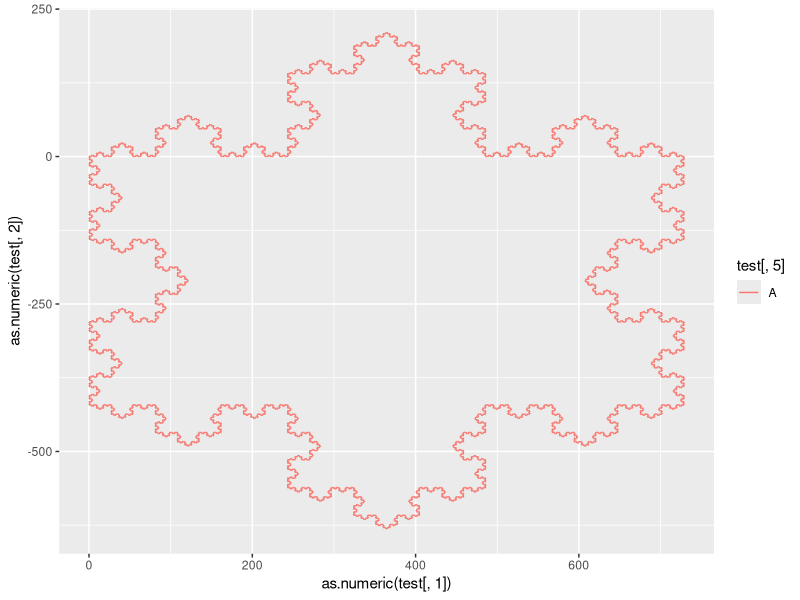
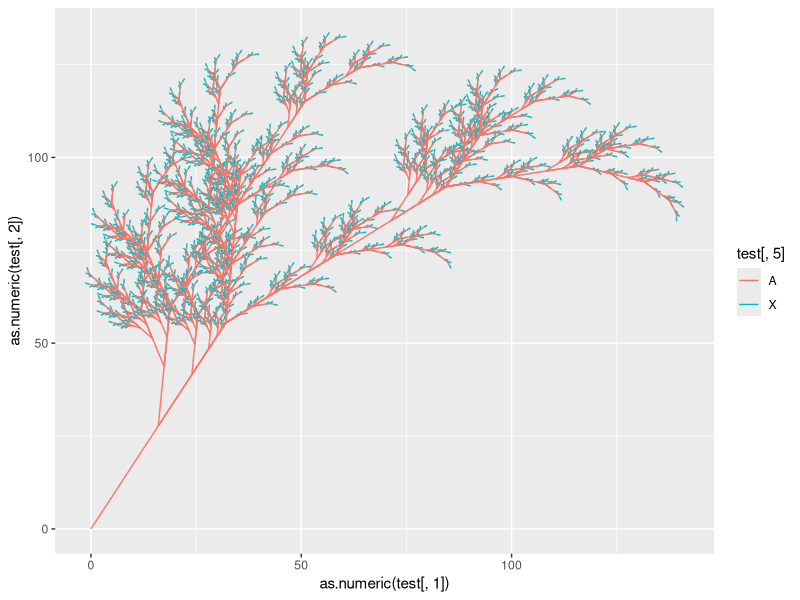
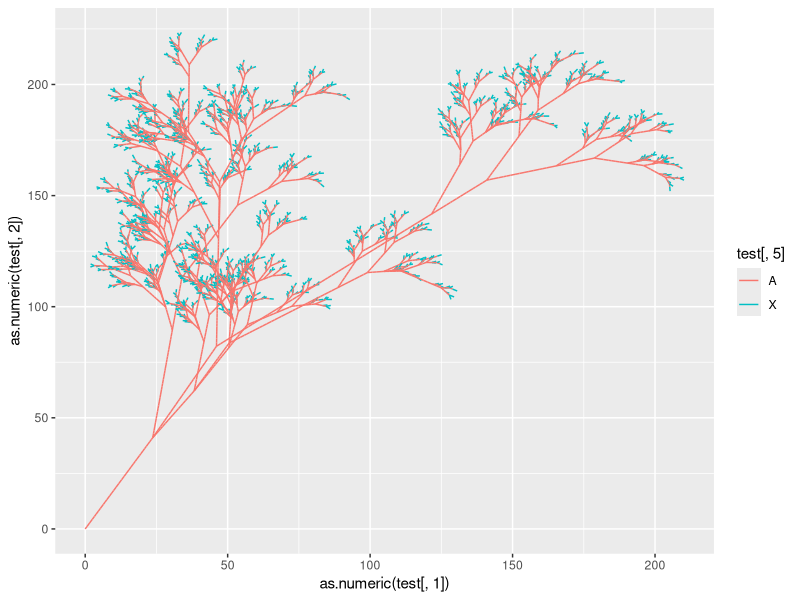
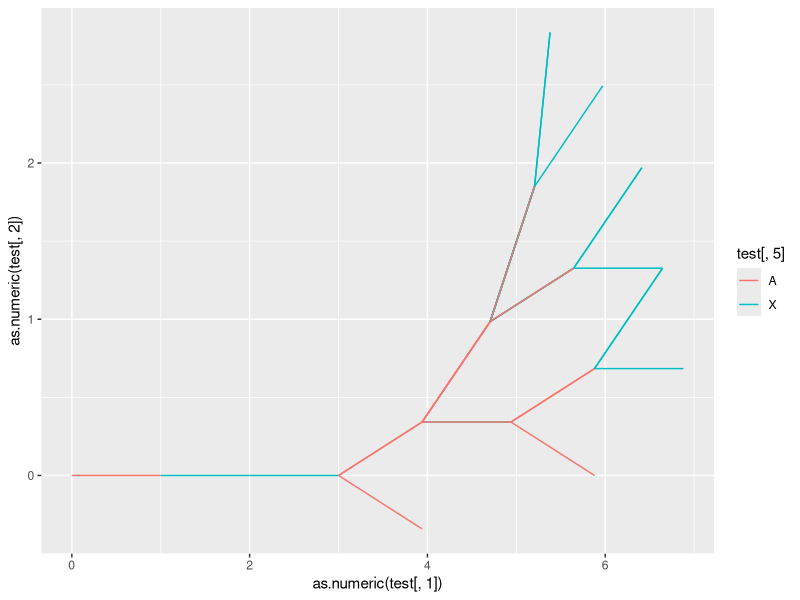
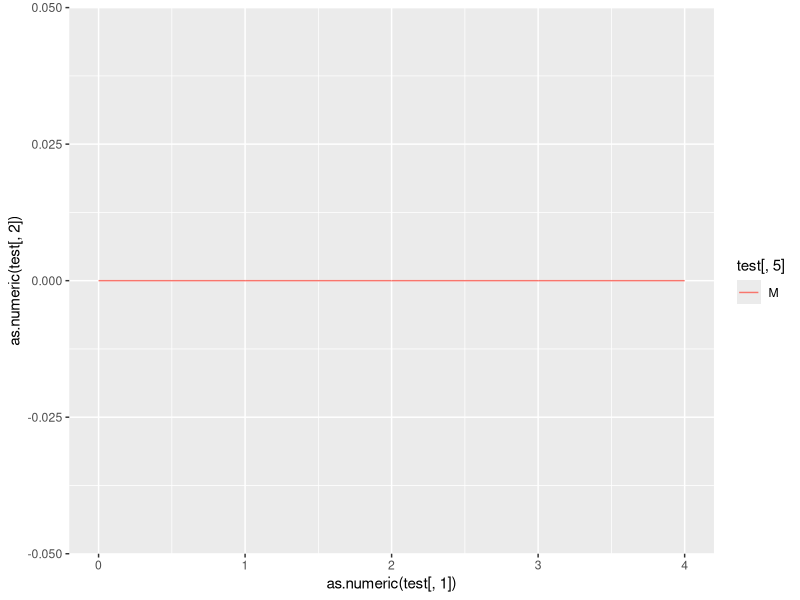
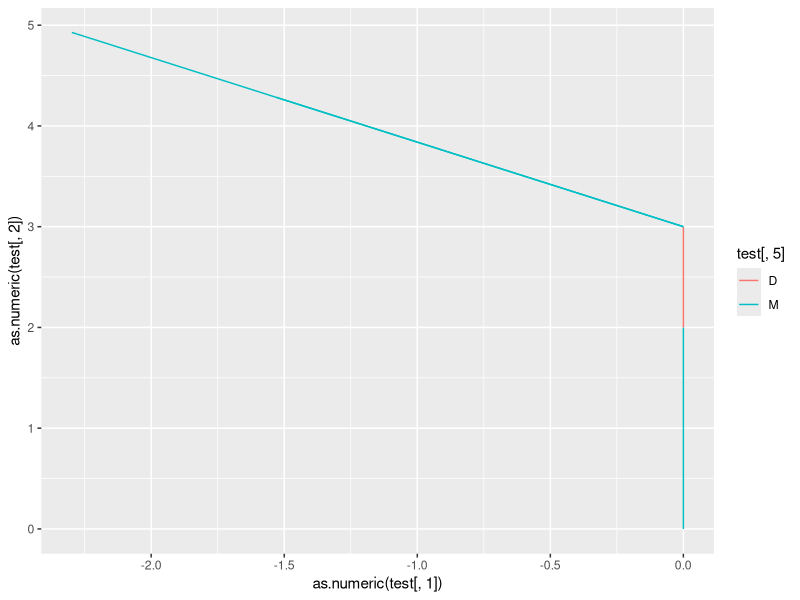
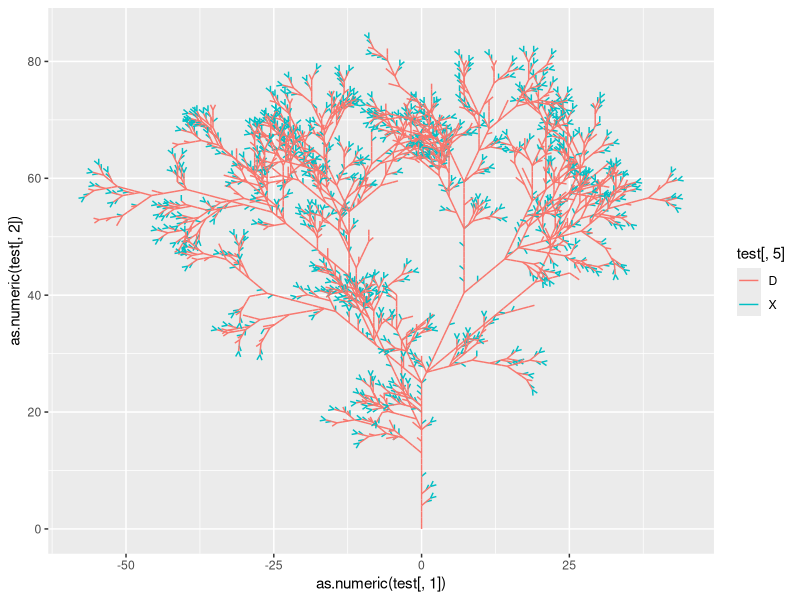
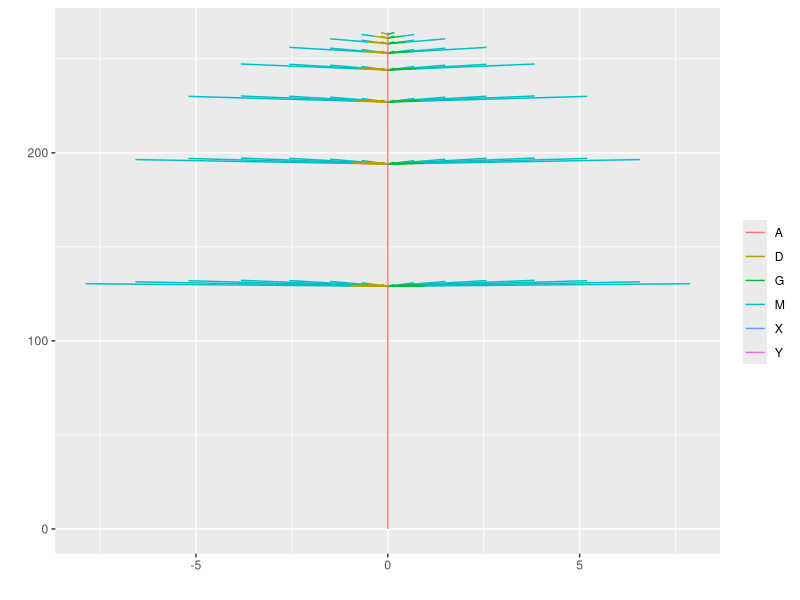

These charts were generated, in order, by the following R code: (Note: this script raises an error after producing the figures.)
readWord=function(mot,alpha=pi/2,delta=1,alphabet=c("X","A"),alpha0=0){
  dirt=alpha0
  dirc=alpha0
  mots=strsplit(mot,split = "")[[1]]
  xc=c(0,0)
  xt=c(0,0)
  segm=matrix(c(xc,xc,mots[1]),ncol=5)
  colnames(segm)=c("x0","y0","x1","y1","lettre")
  for(i in mots){
    if(i=="["){
      #print("store")
      # xc=xt
      # dirc=dirt
      xc=c(xt,xc)
      dirc=c(dirt,dirc)
      
    }  #aussi conserver l'angle
    if(i=="]"){
      #print("restore")
      # xt=xc
      # dirt=dirc
      xt=xc[1:2]
      xc=xc[-c(1:2)]
      dirt=dirc[1]
      dirc=dirc[-1]
    } 
    if(i=="+") dirt=dirt+alpha
    if(i=="-") dirt=dirt-alpha
    if(i %in%alphabet){
      xtt=xt+delta*c(cos(dirt),sin(dirt))
      segm=rbind(segm,c(xt,xtt,i))
      xt=xtt
    } 
    
  }
  return(segm)
}

# mot="aiuzei(0.2)e(1.2)jfi"
# ss=strsplit(s,split = )
# 
# 
# readWordParam=function(mot,alpha=pi/2,delta=1,alphabet=c("X","A"),alpha0=0){
#   mmot=""
#   deltac=delta
#   dirt=alpha0
#   dirc=alpha0
#   mots=strsplit(mot,split = "")[[1]]
#   if("("%in%mots){
#     debp=which(mots=="(")
#     finp=which(mots==")")
#     substr(mot,debp,finp)
#     cdelta=as.numeric(sapply(1:length(debp), function(ii) substr(mot,debp[ii]+1,finp[ii]-1)))
#     #print(cdelta)
#   }
# 
#   xc=c(0,0)
#   xt=c(0,0)
#   segm=matrix(c(xc,xc,mots[1]),ncol=5)
#   colnames(segm)=c("x0","y0","x1","y1","lettre")
#   for(i in mots){
#     if(i=="("){
#       deltac=cdelta[1]
#       cdelta=cdelta[-1]
#     } 
#     
#     if(i=="["){
#       #print("store")
#       # xc=xt
#       # dirc=dirt
#       xc=c(xt,xc)
#       dirc=c(dirt,dirc)
#       
#     }  #aussi conserver l'angle
#     if(i=="]"){
#       #print("restore")
#       # xt=xc
#       # dirt=dirc
#       xt=xc[1:2]
#       xc=xc[-c(1:2)]
#       dirt=dirc[1]
#       dirc=dirc[-1]
#     } 
#     if(i=="+") dirt=dirt+alpha
#     if(i=="-") dirt=dirt-alpha
#     if(i %in%alphabet){
#       #print(mmot)
#       #print(xt)
#       xtt=xt+deltac*c(cos(dirt),sin(dirt))
#       #print(xtt)
#       segm=rbind(segm,c(xt,xtt,i))
#       xt=xtt
#       if(mmot==")") deltac=delta
#     } 
#     mmot=i
#     
#   }
#   return(segm)
# }


readWordRandom=function(mot,alpha=c(pi/2,pi),delta=c(1,2),alphabet=c("X","A"),alpha0=0){
  dirt=alpha0
  dirc=alpha0
  mots=strsplit(mot,split = "")[[1]]
  xc=c(0,0)
  xt=c(0,0)
  segm=matrix(c(xc,xc,mots[1]),ncol=5)
  colnames(segm)=c("x0","y0","x1","y1","lettre")
  for(i in mots){
    if(i=="["){
      #print("store")
      # xc=xt
      # dirc=dirt
      xc=c(xt,xc)
      dirc=c(dirt,dirc)
      
    }  #aussi conserver l'angle
    if(i=="]"){
      #print("restore")
      # xt=xc
      # dirt=dirc
      xt=xc[1:2]
      xc=xc[-c(1:2)]
      dirt=dirc[1]
      dirc=dirc[-1]
    } 
    if(i=="+") dirt=dirt+runif(1,alpha[1],alpha[2])
    if(i=="-") dirt=dirt-runif(1,alpha[1],alpha[2])
    if(i %in%alphabet){
      xtt=xt+runif(1,delta[1],delta[2])*c(cos(dirt),sin(dirt))
      segm=rbind(segm,c(xt,xtt,i))
      xt=xtt
    } 
    
  }
  return(segm)
}


generateWord=function(w0,alphabet=c("X","A"),regle=list(X="X",A="A"),n=1){
  word=w0
  for(i in 1:n){
    ws=strsplit(word,split = "")[[1]]
    wt=""
    for(s in ws){
      if(s %in%alphabet){ wt=paste0(wt,regle[[s]])}
      else wt=paste0(wt,s)
      
    }
    word=wt
  }
  return(word)
}

# generateWordParam=function(w0,alphabet=c("X","A"),regle=list(X="X",A="A"),n=1){
#   word=w0
#   for(i in 1:n){
#     ws=strsplit(word,split = "")[[1]]
#     wt=""
#     for(s in ws){
#       if(s %in%alphabet){ wt=paste0(wt,regle[[s]])}
#       else wt=paste0(wt,s)
#       
#     }
#     word=wt
#   }
#   return(word)
# }

generateWordRandom=function(w0,alphabet=c("X","A"),regle=list(X=c(X=0.8,A=0.2),A=c(A=0.8,X=0.2)),n=1){
  word=w0
  for(i in 1:n){
    ws=strsplit(word,split = "")[[1]]
    wt=""
    for(s in ws){
      if(s %in%alphabet){
        prob=regle[[s]]
        motif=names(regle[[s]])
        
        wt=paste0(wt,sample(motif,1,prob=prob))}
      else wt=paste0(wt,s)
      
    }
    word=wt
  }
  return(word)
}

#test=readWord("A--A--A",alpha = pi/3,alphabet = "A")

library(ggplot2)
#ggplot()+geom_segment(aes(x=as.numeric(test[,1]),y=as.numeric(test[,2]),xend=as.numeric(test[,3]),yend=as.numeric(test[,4]),col=test[,5]))


#Koch=generateWord("A",alphabet = "A",regle = list(A="A+A-A-A+A"),n=6)
#test=readWord(Koch,alphabet = "A")

Koch=generateWord("A--A--A",alphabet = "A",regle = list(A="A+A--A+A"),n=6)
test=readWord(Koch,alphabet = "A",alpha=pi/3)

ggplot()+geom_segment(aes(x=as.numeric(test[,1]),y=as.numeric(test[,2]),xend=as.numeric(test[,3]),yend=as.numeric(test[,4]),col=test[,5]))


plante=generateWord("X",regle=list(X="A[+X]A[-X]+X",A="AA"),n=6)
test=readWord(plante,20*pi/180,alphabet = c("A","X"))

plante=generateWord("X",regle=list(X="A+[[X]-X]-A[-AX]+X",A="AA"),n=6)
test=readWord(plante,25*pi/180,alphabet = c("A","X"),alpha0 = pi/3)
#test=readWordRandom(plante,c(20,30)*pi/180,alphabet = c("A","X"),alpha0 = pi/3)
ggplot()+geom_segment(aes(x=as.numeric(test[,1]),y=as.numeric(test[,2]),xend=as.numeric(test[,3]),yend=as.numeric(test[,4]),col=test[,5]))


plante=generateWordRandom("X",regle=list(X=c("AA[+X]A[-X]+X"=0.5,"A+[[X]-X]-A[-AX]+X"=0.5),A=c("AA"=1)),n=6)
test=readWordRandom(plante,c(20,30)*pi/180,alphabet = c("A","X"),alpha0 = pi/3)
ggplot()+geom_segment(aes(x=as.numeric(test[,1]),y=as.numeric(test[,2]),xend=as.numeric(test[,3]),yend=as.numeric(test[,4]),col=test[,5]))


plante=generateWordRandom("X",regle=list(X=c("A[-X][+X]+X"=0.5,"A"=0.2,"X"=0.3),A=c("AA"=0.3,"A"=0.5,"X"=0.2)),n=10)
#plante=generateWordRandom("X",regle=list(X=c("A[-X][+X]"=1),A=c("AA"=0,"A"=1)),n=6)
#plante=generateWord("X",regle=list(X="A[-X][+X]",A="A"),n=6)
test=readWord(plante,20*pi/180,alphabet = c("A","X"))
ggplot()+geom_segment(aes(x=as.numeric(test[,1]),y=as.numeric(test[,2]),xend=as.numeric(test[,3]),yend=as.numeric(test[,4]),col=test[,5]))

plante=generateWordRandom("X",regle=list(X=c("-X+D[-X][+X]+X"=0.5,"D"=0.2,"X"=0.3),M=c("MM"=0.3,"M"=0.7),D=c("X"=0.3,"D"=0.5,"M"=0.2)),n=10,alphabet = c("X","D","M"))
test=readWord(plante,20*pi/180,alphabet = c("M","X","D"))
ggplot()+geom_segment(aes(x=as.numeric(test[,1]),y=as.numeric(test[,2]),xend=as.numeric(test[,3]),yend=as.numeric(test[,4]),col=test[,5]))


plante=generateWordRandom("X",regle=list(X=c("D+[[X]-X]-D[-DX]+X"=0.6,"D"=0.2,"DD"=0.1,"X"=0.1),M=c("MM"=0.4,"M"=0.6),D=c("D[++M]"=0.4,"DD"=0.2,"D"=0.3,"M"=0.1)),n=8,alphabet = c("X","D","M"))
test=readWord(plante,25*pi/180,alphabet = c("D","X","M"),alpha0 = pi/2)
ggplot()+geom_segment(aes(x=as.numeric(test[,1]),y=as.numeric(test[,2]),xend=as.numeric(test[,3]),yend=as.numeric(test[,4]),col=test[,5]))


plante=generateWordRandom("X",regle=list(X=c("D[+X]D[-X]+X"=.35,"D[-X]D[-X]+X"=.35,"D"=.3),M=c("MM"=0.4,"M"=0.6),D=c("D[++X]"=0.1,"DD"=0.5,"D"=0.3,"D[--X]"=0.1)),n=8,alphabet = c("X","D","M"))
test=readWord(plante,25*pi/180,alphabet = c("D","X","A"),alpha0 = pi/2)
ggplot()+geom_segment(aes(x=as.numeric(test[,1]),y=as.numeric(test[,2]),xend=as.numeric(test[,3]),yend=as.numeric(test[,4]),col=test[,5]))

prele=generateWord("X",regle=list(X="AY[+D][-G]X",Y="Y[+D][-G]",A="AA",D="+DM",G="-GM",M="M"),n=8,alphabet = c("X","M","D","G","A","Y"))
test=readWord(prele,10*pi/180,alpha0 = pi/2,alphabet = c("M","X","D","G","A","Y"))

ggplot()+geom_segment(aes(x=as.numeric(test[,1]),y=as.numeric(test[,2]),xend=as.numeric(test[,3]),yend=as.numeric(test[,4]),col=test[,5]))+labs(x="",y="",col="")

fougere=generateWord("X",regle=list(X="A[-X]A[+X]X",A="MA",M="M"),n=8)
test=readWord(fougere,pi/4,alphabet = c("A","X","M"),alpha0 = pi/2)
ggplot()+geom_segment(aes(x=as.numeric(test[,1]),y=as.numeric(test[,2]),xend=as.numeric(test[,3]),yend=as.numeric(test[,4]),col=test[,5]))


test=readWordParam("(0.3)A--A--(0.2)A",alphabet = "A",alpha=pi/3)

ggplot()+geom_segment(aes(x=as.numeric(test[,1]),y=as.numeric(test[,2]),xend=as.numeric(test[,3]),yend=as.numeric(test[,4]),col=test[,5]))


dragonL=generateWord("FX",alphabet = c("F","X","Y"),regle=list("F"="F","X"="X+YF+","Y"="-FX-Y"),n=15)
dragonw=readWord(dragonL,alphabet = c("F"))
ggplot()+geom_segment(aes(x=as.numeric(dragonw[,1]),y=as.numeric(dragonw[,2]),xend=as.numeric(dragonw[,3]),yend=as.numeric(dragonw[,4]),col=dragonw[,5]))+labs(x="",y="",col="")
